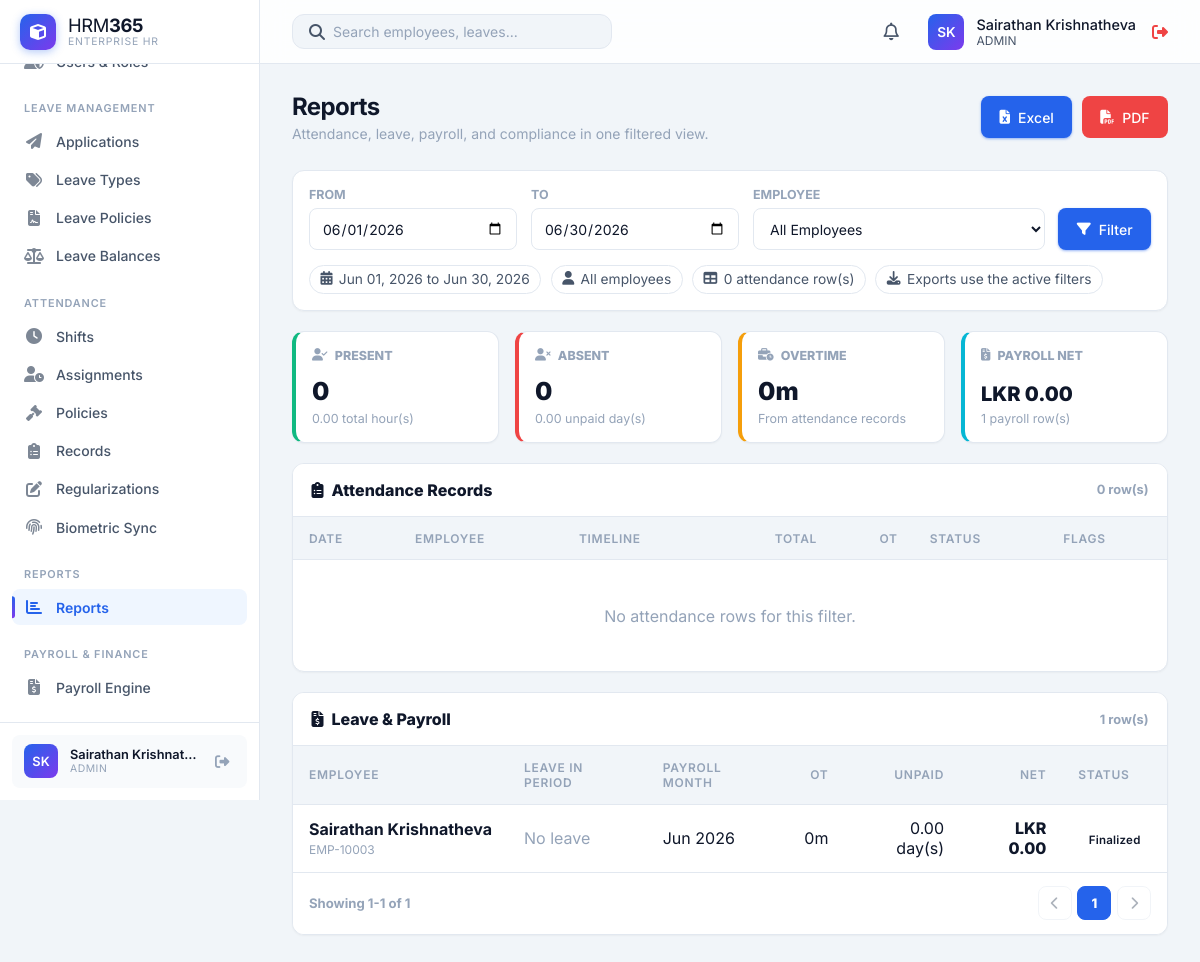
Page /HRM365/modules/reports/index.php (signed in) on the committed database.
### tables this page shows
CREATE TABLE `users` (
  `id` int(11) NOT NULL,
  `username` varchar(50) NOT NULL,
  `password` varchar(255) NOT NULL,
  `full_name` varchar(100) DEFAULT NULL,
  `phone` varchar(30) DEFAULT NULL,
  `role` enum('admin','HR','manager','employee') DEFAULT 'employee',
  `status` enum('Active','Inactive') DEFAULT 'Active',
  `language` varchar(20) DEFAULT 'English',
  `department` varchar(50) DEFAULT NULL,
  `employee_id` int(11) DEFAULT NULL,
  `created_at` timestamp NOT NULL DEFAULT current_timestamp()
);

CREATE TABLE `system_settings` (
  `setting_key` varchar(50) NOT NULL,
  `setting_value` text NOT NULL,
  `updated_at` timestamp NOT NULL DEFAULT current_timestamp() ON UPDATE current_timestamp()
);

CREATE TABLE `payroll_records` (
  `id` int(11) NOT NULL,
  `employee_id` int(11) NOT NULL,
  `payroll_month` varchar(10) NOT NULL,
  `base_salary` decimal(10,2) DEFAULT 0.00,
  `overtime_hours` decimal(8,2) DEFAULT 0.00,
  `overtime_amount` decimal(10,2) DEFAULT 0.00,
  `deductions` decimal(10,2) DEFAULT 0.00,
  `unpaid_days` decimal(8,2) DEFAULT 0.00,
  `advance_amount` decimal(10,2) DEFAULT 0.00,
  `epf_employee_amount` decimal(10,2) DEFAULT 0.00,
  `epf_employer_amount` decimal(10,2) DEFAULT 0.00,
  `etf_employer_amount` decimal(10,2) DEFAULT 0.00,
  `net_salary` decimal(10,2) DEFAULT 0.00,
  `status` enum('Draft','Finalized','Paid') DEFAULT 'Draft',
  `created_at` timestamp NOT NULL DEFAULT current_timestamp(),
  `updated_at` timestamp NOT NULL DEFAULT current_timestamp() ON UPDATE current_timestamp()
);

### HRM365/modules/reports/index.php (the view, shortened to what the rows shown need)
<?php
require_once '../../includes/db.php';
require_once '../../includes/auth.php';
require_once __DIR__ . '/report_data.php';
$perPage = 10;
$leavePayrollPage = max(1, intval($_GET['leave_payroll_page'] ?? 1));
$leavePayrollTotalPages = max(1, (int) ceil(count($leavePayrollRows) / $perPage));
$leavePayrollPage = min($leavePayrollPage, $leavePayrollTotalPages);
$leavePayrollPageRows = array_slice($leavePayrollRows, ($leavePayrollPage - 1) * $perPage, $perPage);
include '../../includes/header.php';
?>
<div class="page-header">
    <div>
        <h1 class="page-title">Reports</h1>
    </div>
</div>
<div class="report-filter-panel">
    <form method="GET">
        <div class="report-filter-grid">
            <div class="report-field">
                <label>Employee</label>
                <select name="employee_id" <?php echo $currentUser['role'] === 'employee' ? 'disabled' : ''; ?>>
                    <option value="0">All Employees</option>
                </select>
            </div>
        </div>
    </form>
</div>
<div class="report-kpi-grid">
    <div class="report-kpi report-kpi-info">
        <div>
            <div class="report-kpi-value" style="font-size: 1.25rem;"><?php echo htmlspecialchars($currency); ?> <?php echo number_format($summary['net_salary'], 2); ?></div>
            <div class="report-kpi-sub"><?php echo count($payrollRows); ?> payroll row(s)</div>
        </div>
    </div>
</div>
<section class="report-section" id="attendanceReportSection">
    <div class="table-container">
        <table class="table">
            <thead>
                <tr>
                    <th>Date</th>
                    <th>Employee</th>
                    <th>Timeline</th>
                    <th style="text-align: right;">Total</th>
                    <th style="text-align: right;">OT</th>
                    <th>Status</th>
                    <th>Flags</th>
                </tr>
            </thead>
        </table>
    </div>
</section>
<section class="report-section" id="leavePayrollReportSection">
    <div class="table-container">
        <table class="table">
            <thead>
                <tr>
                    <th>Employee</th>
                    <th>Leave in Period</th>
                    <th>Payroll Month</th>
                    <th style="text-align: right;">OT</th>
                    <th style="text-align: right;">Unpaid</th>
                    <th style="text-align: right;">Net</th>
                    <th>Status</th>
                </tr>
            </thead>
            <tbody>
                <?php foreach ($leavePayrollPageRows as $row): ?>
                    <?php $payroll = $row['payroll']; ?>
                    <tr>
                        <td>
                            <div class="report-person"><?php echo htmlspecialchars($row['employee_name']); ?></div>
                            <div class="report-code"><?php echo htmlspecialchars($row['employee_code']); ?></div>
                        </td>
                        <td>
                            <?php if (!empty($row['leave_rows'])): ?>
                                <?php foreach ($row['leave_rows'] as $leave): ?>
                                    <div style="font-weight: 700;"><?php echo htmlspecialchars($leave['leave_type']); ?> <span class="report-code">(<?php echo htmlspecialchars($leave['status']); ?>)</span></div>
                                    <div class="report-code"><?php echo date('M d', strtotime($leave['start_date'])); ?> to <?php echo date('M d, Y', strtotime($leave['end_date'] ?: $leave['start_date'])); ?> · <?php echo number_format(floatval($leave['total_days']), 2); ?> day(s)</div>
                                <?php endforeach; ?>
                            <?php else: ?>
                                <span style="color: var(--text-muted);">No leave</span>
                            <?php endif; ?>
                        </td>
                        <td style="white-space: nowrap;"><?php echo $payroll ? date('M Y', strtotime($payroll['payroll_month'] . '-01')) : '--'; ?></td>
                        <td style="text-align: right;"><?php echo $payroll ? htmlspecialchars(format_hours_minutes(floatval($payroll['overtime_hours'] ?? 0))) : '--'; ?></td>
                        <td style="text-align: right;"><?php echo $payroll ? number_format(floatval($payroll['unpaid_days'] ?? 0), 2) . ' day(s)' : '--'; ?></td>
                        <td style="text-align: right; font-weight: 800;"><?php echo $payroll ? htmlspecialchars($currency) . ' ' . number_format(floatval($payroll['net_salary']), 2) : '--'; ?></td>
                        <td><?php echo $payroll ? '<span class="status-badge">' . htmlspecialchars($payroll['status']) . '</span>' : '<span style="color: var(--text-muted);">No payroll</span>'; ?></td>
                    </tr>
                <?php endforeach; ?>
            </tbody>
        </table>
    </div>
</section>
<?php include '../../includes/footer.php'; ?>

### HRM365/includes/header.php (shortened to what the rows shown need)
<?php
require_once __DIR__ . '/auth.php';
require_once __DIR__ . '/avatar.php';
$notificationCount = 0;
try {
    if (in_array($currentUser['role'], ['admin', 'HR'])) {
        $notificationCount += intval($pdo->query("SELECT COUNT(*) FROM leave_applications WHERE status = 'Pending'")->fetchColumn());
    }
} catch (\PDOException $e) {
    $notificationCount = 0;
}
$stylesheetPath = __DIR__ . '/../css/styles.css';
$stylesheetVersion = is_file($stylesheetPath) ? filemtime($stylesheetPath) : time();
?>
<!DOCTYPE html>
<html lang="en">
<head>
    <link rel="stylesheet" href="<?php echo app_url('css/styles.css'); ?>?v=<?php echo $stylesheetVersion; ?>">
    <link rel="stylesheet" href="https://cdnjs.cloudflare.com/ajax/libs/font-awesome/6.4.0/css/all.min.css">
</head>
<body>
    <?php include 'sidebar.php'; ?>
    <div class="main-wrapper">
        <header class="top-header">
            <div class="header-actions">
                <div class="user-profile" style="display: flex; align-items: center; gap: 1rem;">
                    <a href="<?php echo app_url('profile.php'); ?>" style="display: flex; align-items: center; gap: 0.75rem; text-decoration: none; color: inherit;">
                        <?php echo render_avatar($currentUser['first_name'] ?? null, $currentUser['last_name'] ?? null, $currentUser['profile_photo'] ?? null, $currentUser['username']); ?>
                        <div class="user-info">
                            <div style="font-size: 0.9rem; font-weight: 500; color: var(--text-primary);">
                                <?php echo htmlspecialchars($_SESSION['full_name'] ?? $currentUser['username']); ?>
                            </div>
                            <div style="font-size: 0.75rem; color: var(--text-secondary); text-transform: uppercase;">
                                <?php echo htmlspecialchars($currentUser['role']); ?>
                            </div>
                        </div>
                    </a>
                </div>
            </div>
        </header>
        <main class="content-area">

### HRM365/includes/sidebar.php (shortened to what the rows shown need)
<?php
require_once __DIR__ . '/avatar.php';
?>
<aside class="sidebar">
    <div class="sidebar-footer">
        <div class="sidebar-user">
            <?php echo render_avatar($currentUser['first_name'] ?? null, $currentUser['last_name'] ?? null, $currentUser['profile_photo'] ?? null, $currentUser['username']); ?>
            <div class="sidebar-user-info">
                <div class="sidebar-user-name"><?php echo htmlspecialchars($_SESSION['full_name'] ?? $currentUser['username']); ?></div>
                <div class="sidebar-user-role"><?php echo htmlspecialchars($currentUser['role']); ?></div>
            </div>
            <a href="<?php echo app_url('logout.php'); ?>" class="sidebar-logout" title="Logout"><i class="fas fa-sign-out-alt"></i></a>
        </div>
    </div>
</aside>

### HRM365/includes/avatar.php (shortened to what the rows shown need)
<?php
function profile_photo_url(?string $path): ?string
{
    if (empty($path)) {
        return null;
    }
    $relative = ltrim(str_replace('\\', '/', $path), '/');
    $absolute = realpath(__DIR__ . '/../' . str_replace('/', DIRECTORY_SEPARATOR, $relative));
    return app_url($relative) . '?v=' . filemtime($absolute);
}
function avatar_initials(?string $first, ?string $last, ?string $fallback = ''): string
{
    $first = trim((string) $first);
    $last = trim((string) $last);
    if ($first !== '' || $last !== '') {
        return strtoupper(substr($first, 0, 1) . substr($last, 0, 1));
    }
    $fallback = trim($fallback);
    return strtoupper(substr($fallback !== '' ? $fallback : 'U', 0, 2));
}
function render_avatar(?string $first, ?string $last, ?string $photoPath, ?string $fallback = '', string $class = 'avatar', string $style = ''): string
{
    $url = profile_photo_url($photoPath);
    $label = trim(trim((string) $first) . ' ' . trim((string) $last));
    $styleAttr = $style !== '' ? ' style="' . htmlspecialchars($style, ENT_QUOTES, 'UTF-8') . '"' : '';
    $classAttr = htmlspecialchars($class, ENT_QUOTES, 'UTF-8');
    $titleAttr = htmlspecialchars($label, ENT_QUOTES, 'UTF-8');
    return '<div class="' . $classAttr . '"' . $styleAttr . ' title="' . $titleAttr . '">' . htmlspecialchars(avatar_initials($first, $last, $fallback), ENT_QUOTES, 'UTF-8') . '</div>';
}

### rows in the picture
users: username "SK SK", role "ADMIN", employee_id "All Employees"
system_settings: setting_value "LKR"
payroll_records: employee_name "Sairathan Krishnatheva", employee_code "EMP-10003", payroll_month "Jun 2026", overtime_hours "0m", unpaid_days "0.00", net_salary "0.00", status "Finalized"

### other values in the picture
$_SESSION['full_name'] "Sairathan Krishnat…"
$_SESSION['full_name'] "Sairathan Krishnatheva"
$periodLabel "Jun 01, 2026 to Jun 30, 2026"
$selectedEmployeeLabel "All employees"
count($attendanceRows) "0"
$summary['present'] "0"
$summary['hours'] "0.00"
$summary['absent'] "0"
$summary['unpaid_days'] "0.00"
format_hours_minutes($summary['overtime']) "0m"
$summary['net_salary'] "0.00"
count($payrollRows) "1"
count($leavePayrollRows) "1"
min($leavePayrollPage * $perPage, count($leavePayrollRows)) "1"
